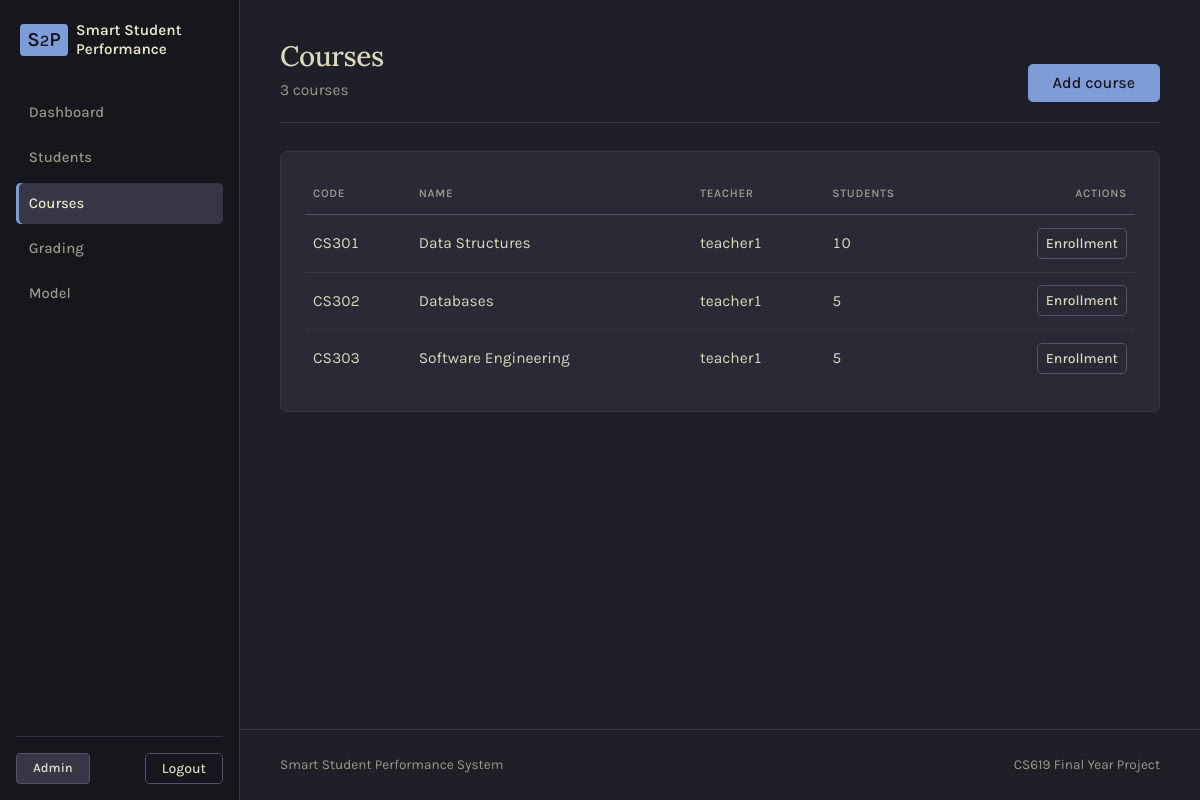
Page /admin/courses (signed in) on the committed database.
### app/models.py (models this page shows)
class Course(db.Model):
    id = db.Column(db.Integer, primary_key=True)
    course_name = db.Column(db.String(100), nullable=False)
    course_code = db.Column(db.String(20), unique=True, nullable=False)
    teacher_id = db.Column(db.Integer, db.ForeignKey("user.id"), nullable=False)
    teacher = db.relationship("User")
    enrollments = db.relationship(
        "Enrollment", backref="course", cascade="all, delete-orphan"
    )
    marks = db.relationship("Marks", backref="course", cascade="all, delete-orphan")
    attendance_records = db.relationship(
        "Attendance", backref="course", cascade="all, delete-orphan"
    )
    predictions = db.relationship(
        "Prediction", backref="course", cascade="all, delete-orphan"
    )

class User(db.Model):
    id = db.Column(db.Integer, primary_key=True)
    username = db.Column(db.String(80), unique=True, nullable=False)
    email = db.Column(db.String(120), unique=True, nullable=False)
    password_hash = db.Column(db.String(256), nullable=False)
    role = db.Column(db.String(20), nullable=False, default="user")

### app/routes.py (the view, shortened to what this page needs)
@main.route("/admin/courses", methods=["GET", "POST"])
@login_required
@role_required(ROLE_ADMIN)
def admin_courses():
    courses = Course.query.order_by(Course.course_code).all()
    teachers = User.query.filter_by(role=ROLE_TEACHER).order_by(User.username).all()
    return render_template("admin_courses.html", courses=courses, teachers=teachers)

### app/routes.py (called while the page is built)
def login_required(view):
    @wraps(view)
    def wrapped_view(*args, **kwargs):
        if "user_id" not in session:
            flash("Please log in to continue.", "warning")
            return redirect(url_for("main.login"))
        return view(*args, **kwargs)
    return wrapped_view

def role_required(*allowed_roles):
    def decorator(view):
        @wraps(view)
        def wrapped_view(*args, **kwargs):
            if "role" not in session or session["role"] not in allowed_roles:
                flash("You do not have permission to access this page.", "danger")
                return redirect(url_for("main.index"))
            return view(*args, **kwargs)
        return wrapped_view
    return decorator

### app/templates/admin_courses.html (shortened to what this page needs)
{% extends 'base.html' %}
{% block content %}
  <div class="page-header d-flex justify-content-between align-items-end flex-wrap gap-3">
    <div>
      <h1 class="h2 mb-1">Courses</h1>
      <p class="text-muted mb-0">{{ courses|length }} course{{ '' if courses|length == 1 else 's' }}</p>
    </div>
    <button class="btn btn-primary px-4"
            type="button"
            data-bs-toggle="collapse"
            data-bs-target="#add-course">Add course</button>
  </div>
  <div class="surface-card p-4">
    {% if courses %}
      <div class="table-responsive">
        <table class="table align-middle">
          <thead>
            <tr>
              <th>Code</th>
              <th>Name</th>
              <th>Teacher</th>
              <th>Students</th>
              <th class="text-end">Actions</th>
            </tr>
          </thead>
          <tbody>
            {% for course in courses %}
              <tr>
                <td class="text-nowrap">{{ course.course_code }}</td>
                <td>{{ course.course_name }}</td>
                <td>{{ course.teacher.username }}</td>
                <td>{{ course.enrollments|length }}</td>
                <td class="text-end text-nowrap">
                  <a class="btn btn-outline-secondary btn-sm"
                     href="{{ url_for('main.admin_enroll', course_id=course.id) }}">Enrollment</a>
                </td>
              </tr>
            {% endfor %}
          </tbody>
        </table>
      </div>
    {% else %}
      <p class="text-muted mb-0">No courses yet.</p>
    {% endif %}
  </div>
{% endblock %}

### app/templates/base.html (shortened to what this page needs)
<!DOCTYPE html>
<html lang="en" data-bs-theme="dark">
  <head>
    <link href="https://cdn.jsdelivr.net/npm/bootstrap@5.3.3/dist/css/bootstrap.min.css"
          rel="stylesheet" />
    <link rel="stylesheet"
          href="{{ url_for('static', filename='CSS/style.css') }}" />
  </head>
  <body class="app-shell">
    <nav class="navbar navbar-expand-lg navbar-dark app-navbar">
      <div class="container py-2">
        <a class="navbar-brand" href="{{ url_for('main.index') }}">
          <span class="brand-mark d-inline-flex align-items-baseline fw-bold px-4 py-1 me-2">
            <span class="h5 fw-semibold">S</span>
            <span class="h6">2</span>
            <span class="h5 fw-semibold">P</span>
          </span>
          <span class="d-none d-sm-inline">Smart Student Performance</span>
        </a>
        <div class="collapse navbar-collapse" id="main-nav">
          {% if session.get('user_id') %}
            <div class="d-flex flex-column flex-lg-row gap-1 ms-lg-3 mt-3 mt-lg-0">
              {% if session.get('role') == 'admin' %}
                <a class="app-nav-link {% if request.endpoint == 'main.dashboard' %}active{% endif %}"
                   href="{{ url_for('main.dashboard') }}">Dashboard</a>
                <a class="app-nav-link {% if request.endpoint in ['main.admin_students', 'main.admin_edit_student'] %}active{% endif %}"
                   href="{{ url_for('main.admin_students') }}">Students</a>
                <a class="app-nav-link {% if request.endpoint in ['main.admin_courses', 'main.admin_enroll'] %}active{% endif %}"
                   href="{{ url_for('main.admin_courses') }}">Courses</a>
                <a class="app-nav-link {% if request.endpoint == 'main.admin_grading' %}active{% endif %}"
                   href="{{ url_for('main.admin_grading') }}">Grading</a>
                <a class="app-nav-link {% if request.endpoint == 'main.admin_train' %}active{% endif %}"
                   href="{{ url_for('main.admin_train') }}">Model</a>
              {% endif %}
            </div>
          {% endif %}
          <div class="ms-lg-auto d-flex gap-2 align-items-center mt-3 mt-lg-0">
            {% if session.get('user_id') %}
              <span class="badge rounded-pill text-bg-light text-dark py-2 px-3 fw-semibold">{{ session.get("role").capitalize() }}</span>
              <a class="btn btn-outline-light btn-sm px-3"
                 href="{{ url_for('main.logout') }}">Logout</a>
            {% else %}
              <a class="btn btn-outline-light btn-sm px-3"
                 href="{{ url_for('main.login') }}">Login</a>
              <a class="btn btn-outline-light btn-sm px-3"
                 href="{{ url_for('main.register') }}">Sign Up</a>
            {% endif %}
          </div>
        </div>
      </div>
    </nav>
    <main class="container py-4 py-lg-5 flex-grow-1">
      {% block content %}{% endblock %}
    </main>
    <footer class="app-footer">
      <div class="container py-4 d-flex justify-content-between flex-wrap gap-2">
        <span>Smart Student Performance System</span>
        <span>CS619 Final Year Project</span>
      </div>
    </footer>
  </body>
</html>

### rows in the picture
Course: course_code "CS301", course_name "Data Structures", teacher.username "teacher1", enrollments|length "10"
Course: course_code "CS302", course_name "Databases", teacher.username "teacher1", enrollments|length "5"
Course: course_code "CS303", course_name "Software Engineering", teacher.username "teacher1", enrollments|length "5"

### other values in the picture
{{ session.get("role").capitalize() }} "Admin"
{{ courses|length }} "3"
{{ '' if courses|length == 1 else 's' }} "s"
